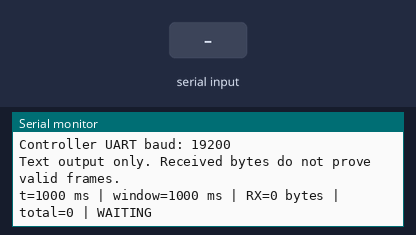
A sketch run on a simulated Arduino Mega 2560, built with avr-gcc and run on an emulated ATmega2560. On the bench: the last lines printed to the serial monitor. The test bench sets the inputs (shaded band).

Above: at 1.2 s.
1.3 s: "1" received over the second serial link
At 2.8 s:
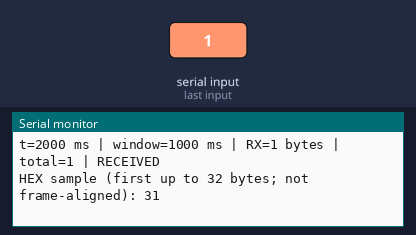
3.5 s: "0" received over the second serial link
At 4.7 s:
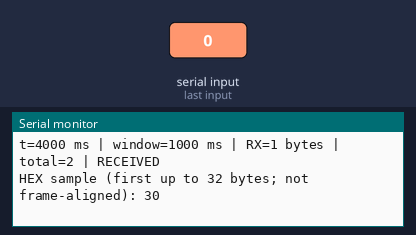
5.0 s: "2" received over the second serial link
At 6.8 s:
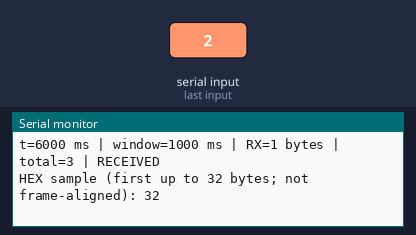
Timing chart, 0 to 8.3 s (numbered marks = the images above; inputs shaded):
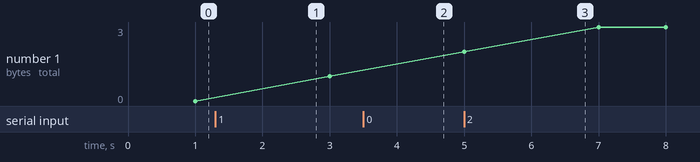

Measured:
- after the input at 1.3 s, the serial monitor: prints a new line after 0.70 s (image 1)
- after the input at 3.5 s, the serial monitor: prints a new line after 0.50 s (image 2)
- after the input at 5.0 s, the serial monitor: prints a new line after 1.0 s (image 3)
- plotted number 1: 1 → 3 after the input at 5.0 s

The sketch:

teensy_uart_receive_test.ino
```cpp
// Receive-only UART diagnostic for Teensy 4.0 / 4.1.
// Select Tools > USB Type > Serial.
// Serial1 RX: pin 0. Leave pin 1 (TX) physically disconnected.
// Verify controller TX is compatible with 3.3V logic before connecting.
// Controller communication GND -> Teensy GND. Power Teensy via USB.
// Do not connect controller power pins to Teensy.
// This sketch prints TEXT for Serial Monitor, not raw bytes for the website.

#if !defined(ARDUINO_TEENSY40) && !defined(ARDUINO_TEENSY41)
#error "This sketch requires a confirmed Teensy 4.0 or 4.1 and Serial1 RX on pin 0."
#endif

constexpr uint32_t UART_BAUD = 19200;  // Match the previous successful PC test.
constexpr size_t SAMPLE_SIZE = 32;

uint32_t totalBytes = 0;
uint32_t intervalBytes = 0;
uint32_t lastReport = 0;
uint8_t sampleBytes[SAMPLE_SIZE];
size_t sampleLength = 0;
bool monitorWasOpen = false;

void setup() {
  Serial.begin(115200);  // USB Serial; this does not set the controller UART baud.
  Serial1.begin(UART_BAUD, SERIAL_8N1);
  lastReport = millis();
}

void loop() {
  // Limit each batch so that reports also run during continuous reception.
  for (size_t i = 0; i < 256 && Serial1.available() > 0; ++i) {
    const int value = Serial1.read();
    if (value < 0) break;
    ++totalBytes;
    ++intervalBytes;
    if (sampleLength < SAMPLE_SIZE) {
      sampleBytes[sampleLength++] = static_cast<uint8_t>(value);
    }
  }

  const bool monitorOpen = static_cast<bool>(Serial);
  if (monitorOpen && !monitorWasOpen) {
    Serial.println("UART receive diagnostic: Teensy 4.0/4.1");
    Serial.println("RX=pin 0; TX=pin 1 MUST remain disconnected.");
    Serial.print("Controller UART baud: ");
    Serial.println(UART_BAUD);
    Serial.println("Text output only. Received bytes do not prove valid frames.");
  }
  monitorWasOpen = monitorOpen;

  const uint32_t now = millis();
  const uint32_t elapsed = now - lastReport;
  if (elapsed < 1000) return;

  if (monitorOpen) {
    Serial.print("t=");
    Serial.print(now);
    Serial.print(" ms | window=");
    Serial.print(elapsed);
    Serial.print(" ms | RX=");
    Serial.print(intervalBytes);
    Serial.print(" bytes | total=");
    Serial.print(totalBytes);
    Serial.println(intervalBytes ? " | RECEIVED" : " | WAITING");

    if (sampleLength > 0) {
      Serial.print("HEX sample (first up to 32 bytes; not frame-aligned): ");
      for (size_t i = 0; i < sampleLength; ++i) {
        if (sampleBytes[i] < 0x10) Serial.print('0');
        Serial.print(sampleBytes[i], HEX);
        Serial.print(' ');
      }
      Serial.println();
    }
  }

  intervalBytes = 0;
  sampleLength = 0;
  lastReport = now;
}
```
